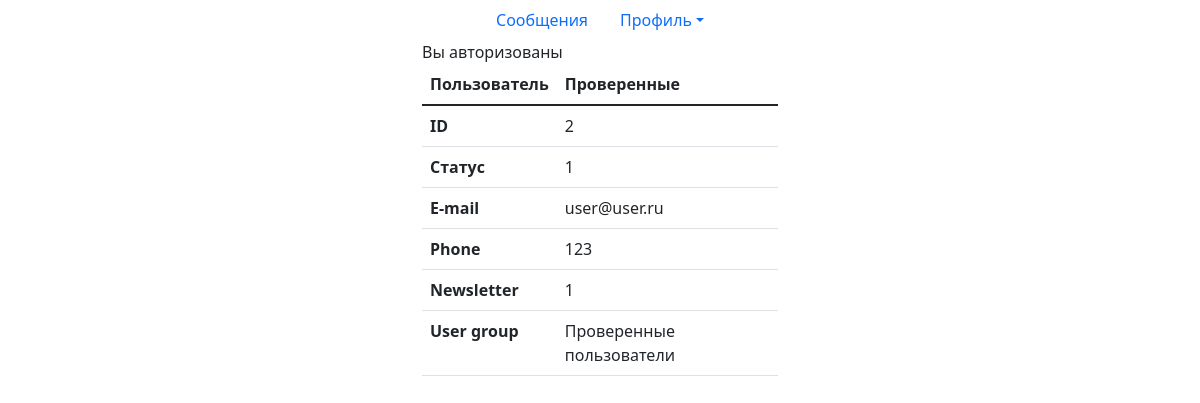
The app's page /profile.php (signed in) with its own data.
### tables this page shows
CREATE TABLE `user_groups` (
  `group_id` int NOT NULL,
  `name` varchar(96) NOT NULL,
  `description` varchar(255) NOT NULL,
  `user_id` int NOT NULL
);

CREATE TABLE `users` (
  `id` int NOT NULL,
  `status` tinyint(1) NOT NULL,
  `name` varchar(255) NOT NULL,
  `email` varchar(96) NOT NULL,
  `phone` varchar(32) NOT NULL,
  `password` varchar(40) NOT NULL,
  `newsletter` tinyint(1) NOT NULL
);

### model/model.php (called while the page is built, shortened)
<?php
function connectBD(){
    $mysqli = new mysqli(HOSTNAME, USERNAME, PASSWORD, DBNAME);
    return $mysqli;
}
function getUser($id){
    $mysqli = connectBD();
    $query = "SELECT * FROM `users` LEFT JOIN `user_groups` ON users.id = user_groups.user_id  WHERE `id` = $id";
    $result = $mysqli->query($query);
    return $result;
}

### controller/controller.php (called while the page is built, shortened)
<?php
$path = $_SERVER['DOCUMENT_ROOT'];
include_once "$path/cassoft/model/model.php";
function getUserInfo($id){
    $result = getUser($id);
    $row = $result->fetch_all(MYSQLI_ASSOC);
    foreach ($row as $key => $value) {
        $groups[] = $value['description'];
        $data = array(
            'id' => $value['id'],
            'status' => $value['status'],
            'name' => $value['name'],
            'email' => $value['email'],
            'phone' => $value['phone'],
            'password' => $value['password'],
            'newsletter' => $value['newsletter'],
            'groups' => $groups
        );
    }
    return $data;
}

### profile.php (the view)
<?php include_once 'common/header.php'?>
<div class = "container">
        <div class="row justify-content-center">
            <div class="col-4">
            <?php (isset($_SESSION)) ? '' : session_start(); if(isset($_SESSION['id'])){ $data = getUserInfo($_SESSION['id']);?>
                <span>Вы авторизованы</span>
                <table class="table">
                    <thead>
                        <tr>
                            <th scope="col">Пользователь</th>
                            <th scope="col"><?php echo $data['name']; ?></th>
                        </tr>
                    </thead>
                    <tbody>
                        <tr>
                            <th scope="row">ID</th>
                            <td><?php echo $data['id']; ?></td>
                        </tr>
                        <tr>
                            <th scope="row">Статус</th>
                            <td><?php echo $data['status']; ?></td>
                        </tr>
                        <tr>
                            <th scope="row">E-mail</th>
                            <td colspan="2"><?php echo $data['email']; ?></td>
                        </tr>
                        <tr>
                            <th scope="row">Phone</th>
                            <td colspan="2"><?php echo $data['phone']; ?></td>
                        </tr>
                        <tr>
                            <th scope="row">Newsletter</th>
                            <td colspan="2"><?php echo $data['newsletter']; ?></td>
                        </tr>
                        <tr>
                            <th scope="row">User group</th>
                            <td colspan="2">
                                <?php foreach ($data['groups'] as $group) {
                                    echo $group . '</br>';
                                }?>
                             </td>
                        </tr>
                    </tbody>
                    </table>
            <?php } ?>
            </div>
        </div>
    </div>

### records on screen
user_groups: name "Проверенные", user "2", user.status "1", user.email "user@user.ru", user.phone "123", user.newsletter "1"

### other values on screen
$group "Проверенные пользователи"
